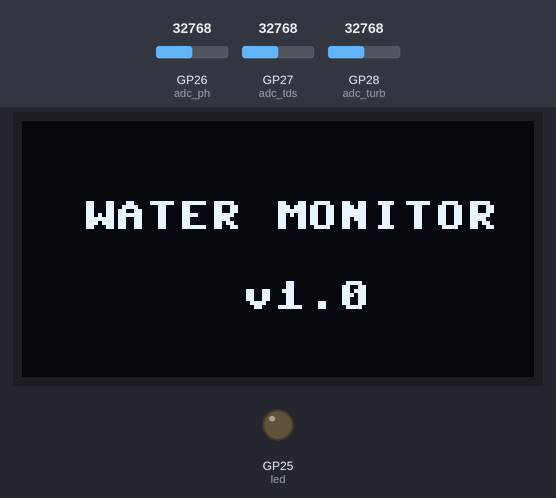
Simulated run of this program. Board: Raspberry Pi Pico running MicroPython. On the bench: 128×64 one-colour display, output pins drawn as LEDs (lit = HIGH). The inputs (shaded band) are chosen by the test bench; at power-on: GP26 (adc_ph) = 32768, GP27 (adc_tds) = 32768, GP28 (adc_turb) = 32768 (analog values on the 0–65535 scale). Library files of the repository ran but are not shown: ssd1306.py; what the program prints to the serial console is not drawn.

Above: at 0.1 s.
At 5.2 s:
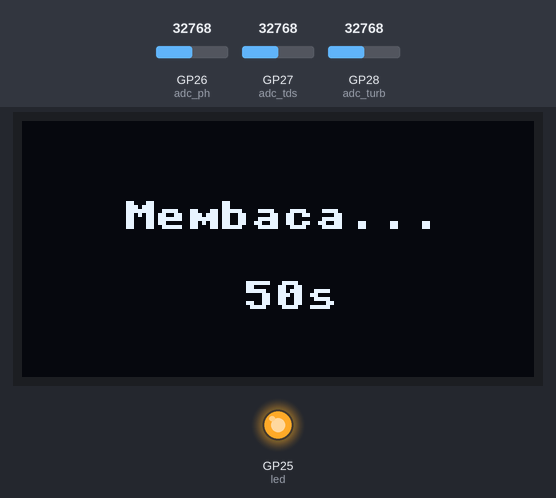
At 9.8 s:
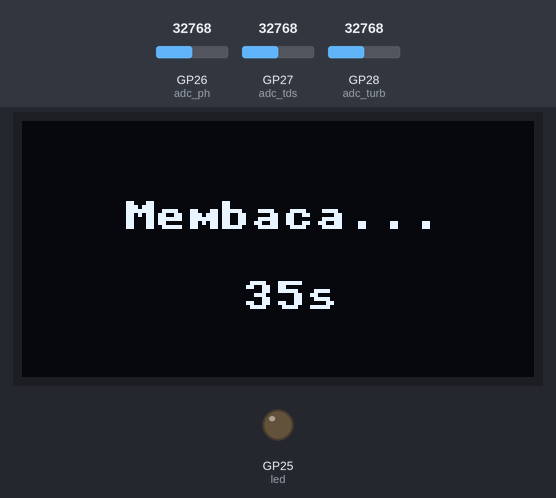
At 19.3 s:
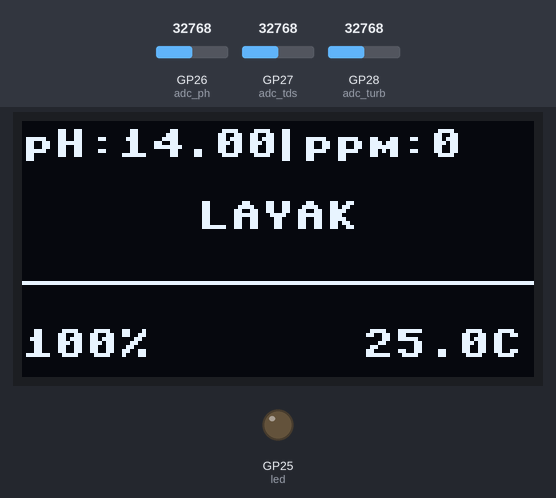
Timing chart, 0 to 20.8 s (numbered marks = the images above):
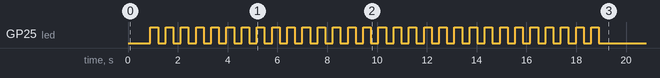

The program:

mainfixx.py
```python
"""
Water Quality Monitor - ML Edition
Raspberry Pi Pico 2 (RP2350)
Single Read - Tampilan Final
"""

import time
import math
from machine import Pin, ADC, I2C
from ssd1306 import SSD1306

# ============================================================
# KONFIGURASI HARDWARE
# ============================================================

i2c = I2C(1, scl=Pin(7), sda=Pin(6), freq=400000)
oled = SSD1306(128, 64, i2c)

adc_ph = ADC(Pin(26))
adc_tds = ADC(Pin(27))
adc_turb = ADC(Pin(28))

led = Pin(25, Pin.OUT)

# ============================================================
# 📊 KALIBRASI pH - 3 POINT
# ============================================================

V4, PH4 = 3.290, 4.00
V7, PH7 = 2.870, 6.86
V9, PH9 = 2.522, 9.18

def get_ph(voltage):
    if voltage >= V7:
        return PH4 + (PH7 - PH4) * (V4 - voltage) / (V4 - V7)
    else:
        return PH7 + (PH9 - PH7) * (V7 - voltage) / (V7 - V9)

# ============================================================
# 📊 KALIBRASI TDS
# ============================================================

TDS_A1 = -84457.6393026635
TDS_A2 = 129089.75684172624
TDS_A3 = -64637.674455130655
TDS_B = 18201.754358930462

def voltage_to_tds(voltage):
    tds = (TDS_A1 * voltage +
           TDS_A2 * (voltage ** 2) +
           TDS_A3 * (voltage ** 3) +
           TDS_B)
    return max(0, tds)

# ============================================================
# 📊 KALIBRASI TURBIDITY
# ============================================================

TURB_JERNIH = 2048
TURB_KERUH = 80
TURB_RANGE = TURB_JERNIH - TURB_KERUH

def adc_to_ntu(adc):
    if adc >= TURB_JERNIH:
        return 0.0
    elif adc <= TURB_KERUH:
        return 100.0
    else:
        return max(0, min(100, (TURB_JERNIH - adc) * 100.0 / TURB_RANGE))

def ntu_to_persen_jernih(ntu):
    return max(0, min(100, 100 - ntu))

# ============================================================
# 🤖 LOGISTIC REGRESSION
# ============================================================

PH_CENTER = 7.15
SCALER_MEAN = [7.511250, 3.573763, 270.678571]
SCALER_SCALE = [1.855603, 6.555135, 503.141208]
COEF = [2.158634, -0.495534, -1.689377]
INTERCEPT = -0.153053

def sigmoid(x):
    if x < -30:
        return 0.0
    if x > 30:
        return 1.0
    return 1.0 / (1.0 + math.exp(-x))

def predict_ph_tds_layak(ph, tds):
    feat = [ph, (ph - PH_CENTER) ** 2, tds]
    z = [(feat[i] - SCALER_MEAN[i]) / SCALER_SCALE[i] for i in range(3)]
    logit = INTERCEPT
    for i in range(3):
        logit += COEF[i] * z[i]
    prob = sigmoid(logit)
    return prob >= 0.5, prob

# ============================================================
# 📊 EVALUASI
# ============================================================

TDS_HARD_MAX = 500.0
NTU_MAX = 5.0

def evaluasi_air(ph, tds, ntu):
    alasan = []

    if tds > TDS_HARD_MAX:
        alasan.append("TDS tinggi")
    if ntu > NTU_MAX:
        alasan.append("Keruh")

    model_layak, prob = predict_ph_tds_layak(ph, tds)
    if not model_layak:
        alasan.append("pH/TDS tidak sehat")

    is_layak = (len(alasan) == 0)

    skor = prob * 100
    if tds > TDS_HARD_MAX:
        skor = min(skor, 20)
    if ntu > NTU_MAX:
        skor = min(skor, 30)

    return is_layak, skor, alasan

# ============================================================
# 🎬 TAMPILAN
# ============================================================

def splash_screen():
    oled.fill(0)
    oled.text("WATER MONITOR", 15, 20, 1)
    oled.text("v1.0", 55, 40, 1)
    oled.show()
    time.sleep(0.8)

def tampil_stabilisasi(detik):
    oled.fill(0)
    oled.text("Membaca...", 25, 20, 1)
    oled.text(f"{detik}s", 55, 40, 1)
    oled.show()

def tampil_hasil(ph, tds, layak, skor, temp):
    oled.fill(0)

    # === BARIS 1: pH | ppm ===
    oled.text(f"pH:{ph:.2f}", 0, 2, 1)          # kiri
    oled.text("|", 62, 2, 1)                    # garis pemisah
    oled.text(f"ppm:{tds:.0f}", 70, 2, 1)       # kanan

    # === BARIS 2 + 3: STATUS (tengah, 2 baris) ===
    status = "LAYAK" if layak else "TIDAK LAYAK"
    x = (128 - len(status) * 8) // 2
    oled.text(status, x, 20, 1)                 # baris 2

    # === BARIS 3: KOSONG (spasi) ===
    # (biar status lebih lega)

    # === BARIS 4: GARIS BAWAH STATUS ===
    oled.hline(0, 40, 128, 1)

    # === BARIS 5: Skor (kiri) | Suhu (kanan) - TANPA garis ===
    oled.text(f"{skor:.0f}%", 0, 52, 1)          # kiri
    oled.text(f"{temp:.1f}C", 85, 52, 1)         # kanan

    oled.show()

# ============================================================
# 🕐 STABILISASI 60 DETIK
# ============================================================

def proses_stabilisasi():
    ph_filtered = 7.0
    EMA_ALPHA = 0.15
    tds_peak_voltage = 0.0
    turb_samples = []

    print("\n⏳ Stabilisasi 60 detik...")

    for i in range(60):
        # pH
        ph_raw_adc = adc_ph.read_u16()
        ph_volt = ph_raw_adc / 65535 * 3.3
        ph_instant = get_ph(ph_volt)
        ph_filtered = (1 - EMA_ALPHA) * ph_filtered + EMA_ALPHA * ph_instant
        ph_filtered = max(0, min(14, ph_filtered))

        # TDS - Peak Hold
        tds_raw_adc = adc_tds.read_u16()
        tds_volt = tds_raw_adc / 65535 * 3.3
        if tds_volt > tds_peak_voltage:
            tds_peak_voltage = tds_volt

        # Turbidity
        turb_raw = adc_turb.read_u16() >> 4
        turb_samples.append(turb_raw)

        led.toggle()

        # Tampilkan setiap 5 detik
        if i % 5 == 0:
            sisa = 60 - i
            tampil_stabilisasi(sisa)
            print(f"  t-{sisa}s | pH={ph_filtered:.2f}")

        time.sleep(0.3)

    led.off()

    # Hasil akhir
    turb_avg_adc = sum(turb_samples) / len(turb_samples)
    ntu = adc_to_ntu(turb_avg_adc)
    tds_final = voltage_to_tds(tds_peak_voltage)

    print(f"\n✅ Selesai! pH={ph_filtered:.2f} TDS={tds_final:.0f} NTU={ntu:.1f}")

    return ph_filtered, tds_final, ntu

# ============================================================
# PROGRAM UTAMA
# ============================================================

print("=" * 40)
print("🌊 WATER QUALITY MONITOR")
print("Single Read Mode")
print("=" * 40)

splash_screen()

temperature = 25.0

try:
    ph, tds, ntu = proses_stabilisasi()

    layak, skor, alasan = evaluasi_air(ph, tds, ntu)

    persen_jernih = ntu_to_persen_jernih(ntu)
    skor_akhir = (skor + persen_jernih) / 2

    print("-" * 40)
    print("📊 HASIL:")
    print(f"pH: {ph:.2f}  |  TDS: {tds:.0f} ppm")
    print(f"NTU: {ntu:.1f}  |  Jernih: {persen_jernih:.0f}%")
    print(f"Status: {'LAYAK ✅' if layak else 'TIDAK LAYAK ❌'}")
    if alasan:
        print(f"Alasan: {', '.join(alasan)}")
    print("-" * 40)

    # TAMPILAN HASIL
    tampil_hasil(ph, tds, layak, skor_akhir, temperature)

    print("\n✅ Selesai! Hasil ditampilkan di OLED.")
    print("Tekan RESET untuk baca ulang.\n")

    # LED mati
    led.off()

    # Loop forever - hanya menampilkan hasil di OLED
    while True:
        time.sleep(1)

except KeyboardInterrupt:
    print("\n🔴 Berhenti")
except Exception as e:
    print(f"❌ Error: {e}")
    oled.fill(0)
    oled.text("ERROR!", 40, 25, 1)
    oled.text(str(e)[:14], 25, 40, 1)
    oled.show()
```

Measured:
- what the display in image 0 shows lasts 0.8 s, from 0.1 s to 0.9 s
- what the display in image 1 shows lasts 1.5 s, from 4.0 s to 5.5 s
